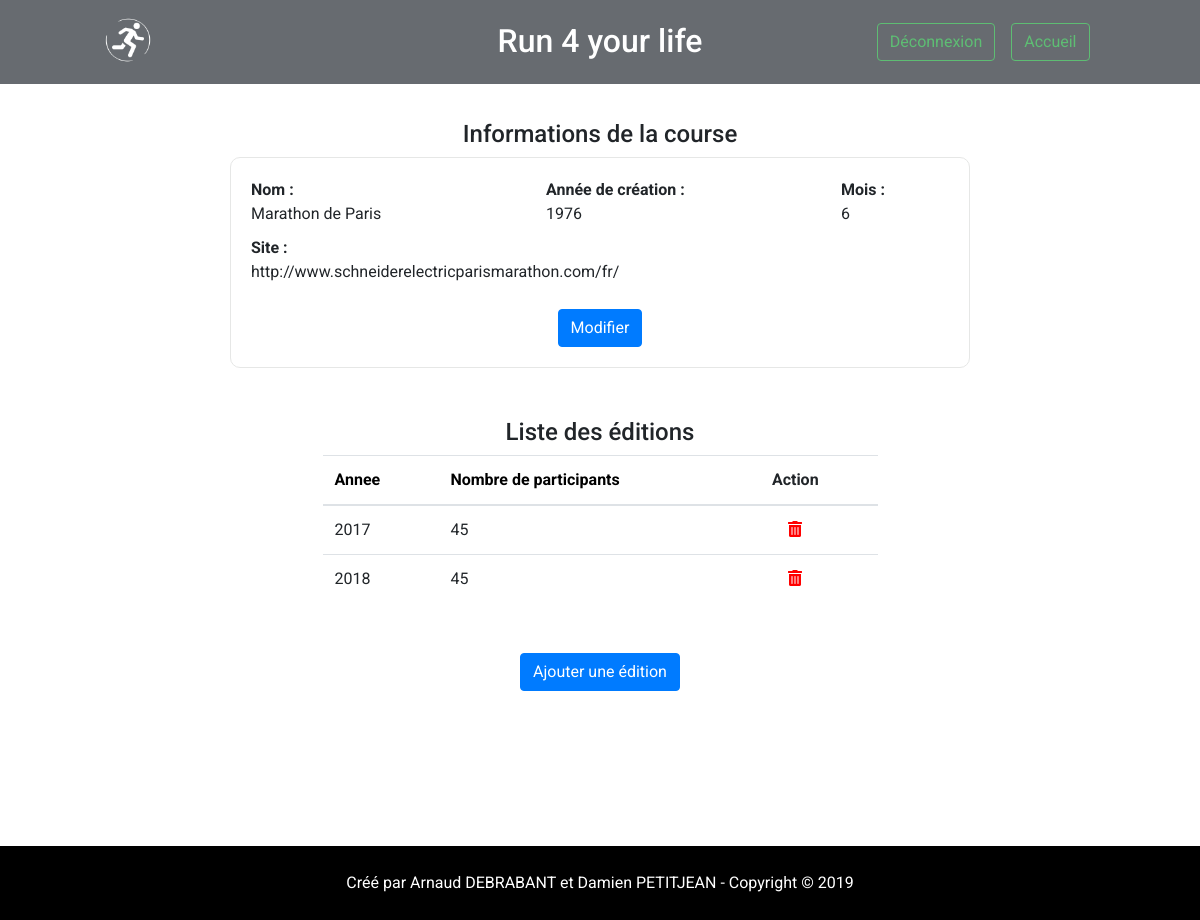
Page /course.php?idcourse=1 (signed in) on the committed database.
### tables this page shows
CREATE TABLE course(
    id_course      Int  AUTO_INCREMENT  NOT NULL,
    nom            Varchar (100) NOT NULL,
    annee_creation Int NOT NULL,
    mois           Int NOT NULL,
    site_url       Varchar (200) NOT NULL,
	PRIMARY KEY (id_course)
);

CREATE TABLE edition(
    id_edition            Int  AUTO_INCREMENT  NOT NULL,
    id_course             Int NOT NULL,
    annee                 Int NOT NULL,
    nb_participants       Int NOT NULL,
    date                  Date NOT NULL,
    date_inscription      Date NOT NULL,
    date_depot_certificat Date NOT NULL,
    date_recup_dossard    Date NOT NULL,
	PRIMARY KEY (id_edition),
    FOREIGN KEY (id_course) REFERENCES course(id_course)
    ON DELETE CASCADE
);

### course.php (the view, shortened to what this page needs)
<?php
    if (isset($_GET['idcourse']))
    {
        $idCourse = intval($_GET['idcourse']);
    } else if(isset($_POST['idCoursePost']))
    {
        $idCourse = intval($_POST['idCoursePost']);
    } else{
        header('Location: http://localhost/projet-bdw1/index.php');
    }
    include "includes/header.php";
    if (mysqli_connect_errno())
        printf("Échec de la connexion : %s", mysqli_connect_error());
    else {
        $requete = "SELECT * FROM course WHERE id_course = $idCourse";
        $resultat = mysqli_query($connexion, $requete);
        if($resultat == FALSE)
            print "<script>alert(\"Échec de la requête de récupération des informations de la course\")</script>";
        else {
            $nuplet = mysqli_fetch_assoc($resultat);
            $nom = $nuplet['nom'];
            $annee_creation = $nuplet['annee_creation'];
            $mois = $nuplet['mois'];
            $selectMois = "";
            $site = $nuplet['site_url'];
            for($i = 1; $i <= 12; $i++)
            {
                if($i == $mois)
                {
                    $selectMois .= "<option value='$i' selected='selected'>$i</option>";
                }else{
                    $selectMois .= "<option value='$i'>$i</option>";
                }
            }
            print "<section class='course'>
                        <h2>Informations de la course</h2>
                        <div class='courseInfos container'>
                            <div id='courseInfosBloc' class='courseInfosBloc container mx-auto col-8 mw-50'>
                                <form action='' method='POST'>
                                    <div class='form-row ligneInfo'>
                                        <div class='col-4'>
                                            <p class='nomInfo'>Nom :</p>
                                            <p>$nom</p>
                                        </div>
                                        <div class='col-1'></div>
                                        <div class='col-3'>
                                            <p class='nomInfo'>Année de création :</p>
                                            <p class='readInfoCourse'>$annee_creation</p>
                                            <input type='text' id='anneeCreationCourseInput' class='form-control writeInfoCourse' name='anneeCreation' value=\"$annee_creation\" maxlength='4' placeholder='AAAA' required>
                                        </div>
                                        <div class='col-2'></div>
                                        <div class='col-2'>
                                            <p class='nomInfo'>Mois :</p>
                                            <p class='readInfoCourse'>$mois</p>
                                                $selectMois
                                        </div>
                                    </div>
                                    <div class='form-row ligneInfo'>
                                        <div class='col-12'>
                                            <p class='nomInfo'>Site :</p>
                                            <p class='readInfoCourse'>$site</p>
                                            <input type='text' id='siteCourseInput' class='form-control writeInfoCourse' name='site' value=\"$site\" placeholder='https://www.sitedelacourse.fr/' required>
                                        </div>
                                    </div>
                                    <div class='row ligneButtonCourse readInfoCourse readInfoCourseFlex' id='modifInfoCourse'>
                                        <button type='button' class='btn btn-primary mx-auto'>Modifier</button>
                                    </div>
                                </form>
                            </div>
                        </div>
                    </section>";
        }
        if(!empty($_GET['order']) && ($_GET['orderSec'] == $_GET['order']))
        {
            $order = mysqli_real_escape_string($connexion, $_GET['order']);
            $orderSec = $_GET['orderSec'];
            $sensGet = mysqli_real_escape_string($connexion, $_GET['sens']);
            $requete = "SELECT ed.annee, ed.nb_participants, ed.id_edition
                        FROM edition ed
                        WHERE ed.id_course = $idCourse
                        ORDER BY $order $sensGet";
            if($sensGet == "DESC" && $_GET['clic'])
            {
                $sens = "ASC";
            }else if($_GET['clic']){
                $sens = "DESC";
            }else{
                $sens = $sensGet;
            }
        }else{
            $requete = "SELECT ed.annee, ed.nb_participants, ed.id_edition
                        FROM edition ed
                        WHERE ed.id_course = $idCourse";
            $order = "";
            $orderSec = "";
            $sensGet = "";
            $sens = "ASC";
        }
        $resultat = mysqli_query($connexion, $requete);
            if($resultat == FALSE)
                print "<script>alert(\"Échec de l'ajout d'edition\")</script>";
            else{
                print "<section class='listeEditions'>
                            <h2 class='tabeLabel'>Liste des éditions</h2>
                            <div class='container'>
                                <table class='table col-6 mx-auto'>
                                    <thead>
                                        <tr>
                                            <th id='anneeCol' scope='col'>
                                                <a href='?idcourse=$idCourse&order=annee&orderSec=$order&sens=$sens&clic=1'>Annee</a>
                                            </th>
                                            <th id='nb_participantsCol' scope='col'>
                                                <a href='?idcourse=$idCourse&order=nb_participants&orderSec=$order&sens=$sens&clic=1'>Nombre de participants</a>
                                            </th>
                                            <th>Action</th>
                                        </tr>
                                    </thead>
                                <tbody>";
            while ($nuplet = mysqli_fetch_assoc($resultat)) {
                $annee = $nuplet['annee'];
                $nb_participants = $nuplet['nb_participants'];
                $idEdition = $nuplet['id_edition'];
                print "<tr>
                            <td>$annee</td>
                            <td>$nb_participants</td>
                            <td class='delete'>
                                <form method='GET' action='course.php' Onsubmit='return attention();'>
                                    <input name='idcourse' type='hidden' value='$idCourse'>
                                    <input name='delete_dition' type='hidden' value='$idEdition'>
                                    <input name='order' type='hidden' value='$order'>
                                    <input name='orderSec' type='hidden' value='$orderSec'>
                                    <input name='sens' type='hidden' value='$sensGet'>
                                    <input name='clic' type='hidden' value='0'>
                                    <button class='btnDelete' type='submit'>
                                        <i class='fas fa-trash-alt'></i>
                                    </button>
                                </form>
                            </td>
                        </tr>";
            }
        }
    }
?>
            </tbody>
        </table>
    </div>
</section>
<div class="container">
    <div class='row mb-4'>
        <button type="button" class="btn btn-primary mx-auto" data-toggle="modal" data-target="#modalAjoutEdition">
            Ajouter une édition
        </button>
    </div>
</div>
<?php include "includes/footer.php"; ?>

### style.css (style rules this page uses)
* { -moz-box-sizing: border-box; box-sizing: border-box; }
html { height: 100%; }
.nomInfo { font-weight: bold; }
.ligneInfo { margin-bottom: 10px; }
.tabeLabel { text-align: center; font-size: 24px; }
.delete { padding-left: 28px !important; }
.delete i { color: red; }
.btnDelete { background: none; border: none; padding: 0; }
.listeEditions { margin-bottom: 50px; }
.listeEditions th a { color: black; }
.course { margin-bottom: 50px; }
.courseInfosBloc { border: 1px solid #E6E7E6; padding: 20px; border-radius: 10px; }
.courseInfos p { margin: 0; }
.course h2 { text-align: center; font-size: 24px; }
.ligneButtonCourse { margin-top: 25px; }

### rows in the picture
course: nom "Marathon de Paris", annee_creation "1976", mois "6", site_url "http://www.schneiderelectricparismarathon.com/fr/"
edition: annee "2017", nb_participants "45"
edition: annee "2018", nb_participants "45"
